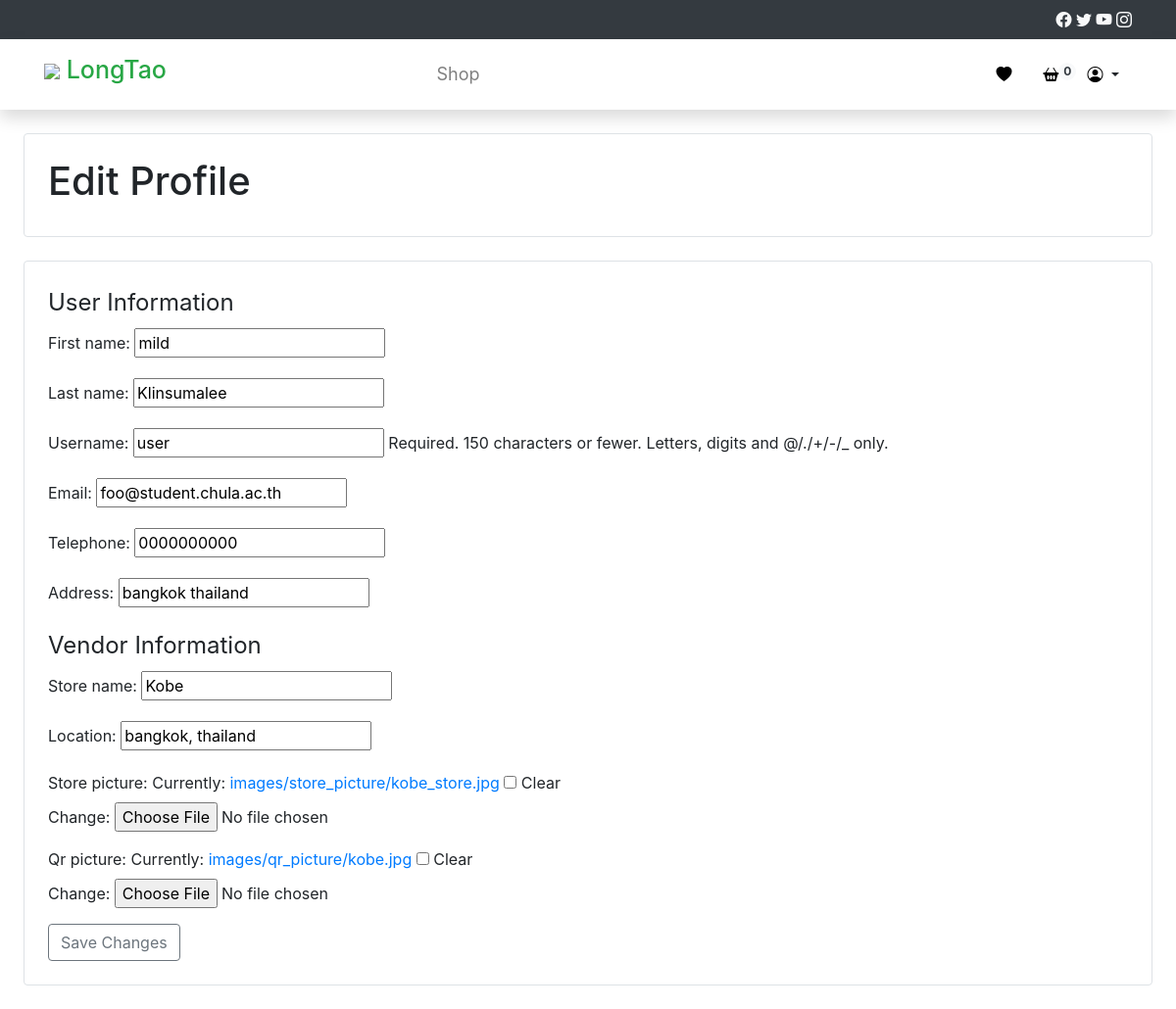
Page /profile/edit/ (signed in) on the earlier database version.
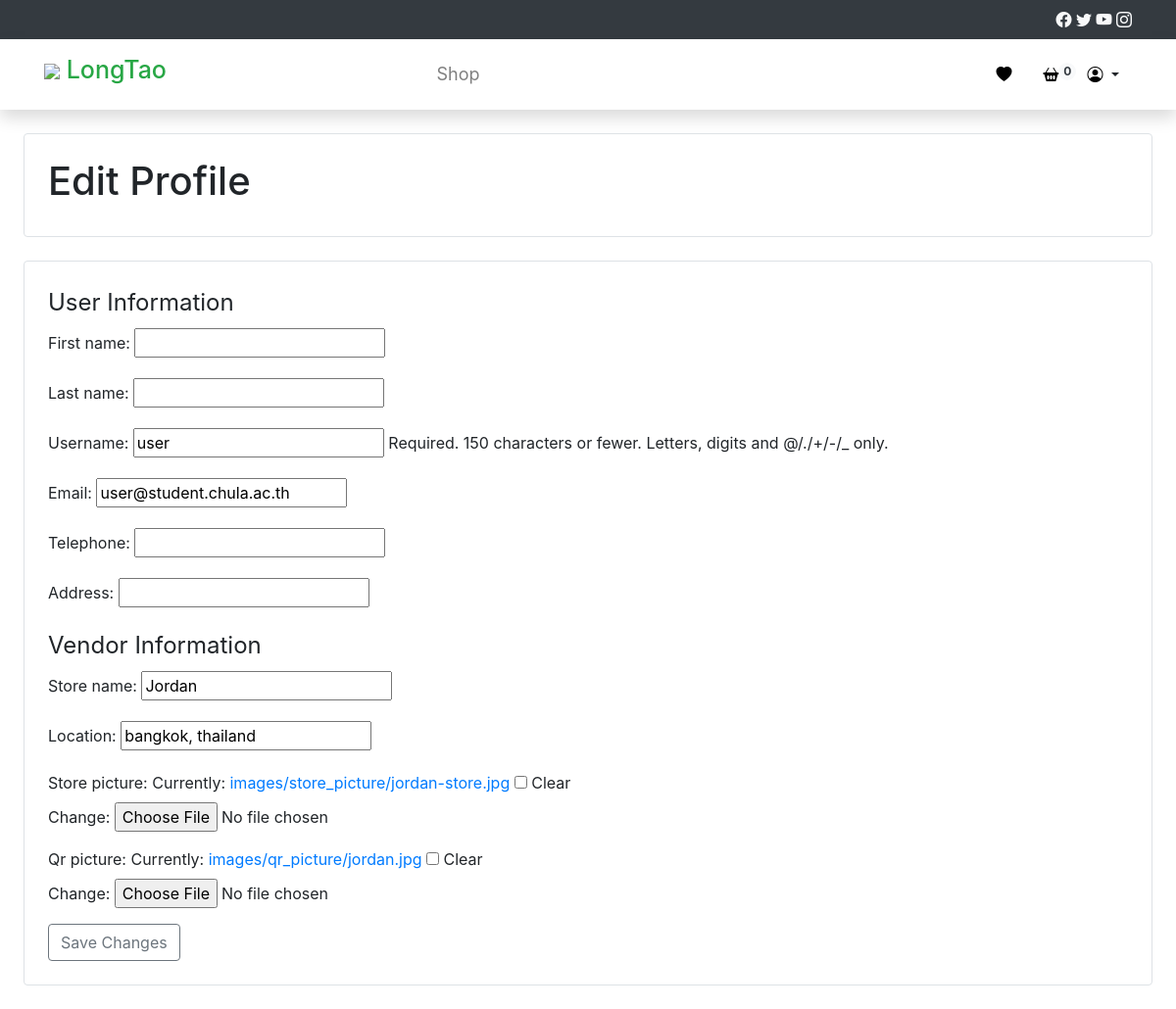
Same page on the later database version.
### Core/models.py (models this page shows)
class User(AbstractUser):
    email = models.EmailField(unique=True,validators=[chula_email_validator])
    telephone = models.CharField(max_length=10, null=False, unique=True, validators=[
        RegexValidator(
            regex=r'^0\d{9}$',
            message='Telephone number must start with 0 and have 10 digits',
            code='invalid_telephone'
        )
    ])
    address = models.CharField(max_length=200, null=True,)

### Vendor/models.py (models this page shows, shortened)
class Vendor(models.Model):
        store_name = models.CharField(max_length=50, null=False)
        user = models.OneToOneField(settings.AUTH_USER_MODEL, null=False, blank=True, on_delete=models.CASCADE, default=None)
        location = models.CharField(max_length=100)
        store_picture = models.ImageField(upload_to='images/store_picture/', null=True)
        qr_picture = models.ImageField(upload_to='images/qr_picture/', null=True)

### Core/views.py (the view)
# urls.py: path('profile/edit/', edit_profile, name='edit_profile'),
@login_required
def edit_profile(request):
    vendor_user = request.user
    user = request.user
    vendor = Vendor.objects.filter(user=user).first()
    if request.method == 'POST':
        user_form = EditProfileForm(request.POST, instance=user)
        vendor_form = EditVendorForm(request.POST, instance=vendor)
        if user_form.is_valid() and vendor_form.is_valid():
            user_form.save()
            vendor_form.save()
            messages.success(request, "Profile has been updated successfully.")
            return redirect('Core:profile')
    else:
        user_form = EditProfileForm(instance=user)
        vendor_form = EditVendorForm(instance=vendor)
    context = {'user_form': user_form, 'vendor_form': vendor_form, 'vendor_user': vendor_user}
    return render(request, 'edit_profile.html', context)

### Core/forms.py (shortened to what this page needs)
class EditProfileForm(forms.ModelForm):
    class Meta:
        model = User
        fields = ['first_name', 'last_name', 'username', 'email', 'telephone', 'address']

class EditVendorForm(forms.ModelForm):
    store_name = forms.CharField(max_length=100, required=True)
    location = forms.CharField(max_length=100, required=True)
    store_picture = forms.ImageField(required=False)
    qr_picture = forms.ImageField(required=False)
    class Meta:
        model = Vendor
        fields = ['store_name', 'location', 'store_picture', 'qr_picture']
    def __init__(self, *args, **kwargs):
        super().__init__(*args, **kwargs)
        instance = getattr(self, 'instance', None)
        if instance:
            self.fields['store_name'].initial = instance.store_name
            self.fields['location'].initial = instance.location
            self.fields['store_picture'].initial = instance.store_picture
            self.fields['qr_picture'].initial = instance.qr_picture

### Core/templates/edit_profile.html (shortened to what this page needs)
{% extends 'Buyer_base.html' %}
{% block content %}
<div class="border rounded p-4 m-4">
    <h1>Edit Profile</h1>
</div>
<div class="border rounded p-4 m-4">
    <form method="post" action="{% url 'Core:edit_profile' %}">
        <fieldset>
            <legend>User Information</legend>
            {{ user_form.as_p }}
        </fieldset>
        {% if user.vendor %}
        <fieldset>
            <legend>Vendor Information</legend>
            {{ vendor_form.as_p }}
        </fieldset>
        {% endif %}
        <button type="submit" class="btn btn-outline-secondary" >Save Changes</button>
    </form>
</div>
{% endblock %}

Differences in the rows shown:
changed User "user": first_name "mild" → (not shown); last_name "Klinsumalee" → (not shown); email "foo@student.chula.ac.th" → "user@student.chula.ac.th"; telephone "0000000000" → (not shown); address "bangkok thailand" → (not shown)
changed Vendor "bangkok, thailand": store_name "Kobe" → "Jordan"
Other differences:
text no longer shown: "Store name: Location: Store picture: Currently: images/store_picture/kobe_store.jpg Clear Change: Qr picture: Currently: images/qr_picture/kobe.jpg Clear Change:"
text now shown: "Store name: Location: Store picture: Currently: images/store_picture/jordan-store.jpg Clear Change: Qr picture: Currently: images/qr_picture/jordan.jpg Clear Change:"
